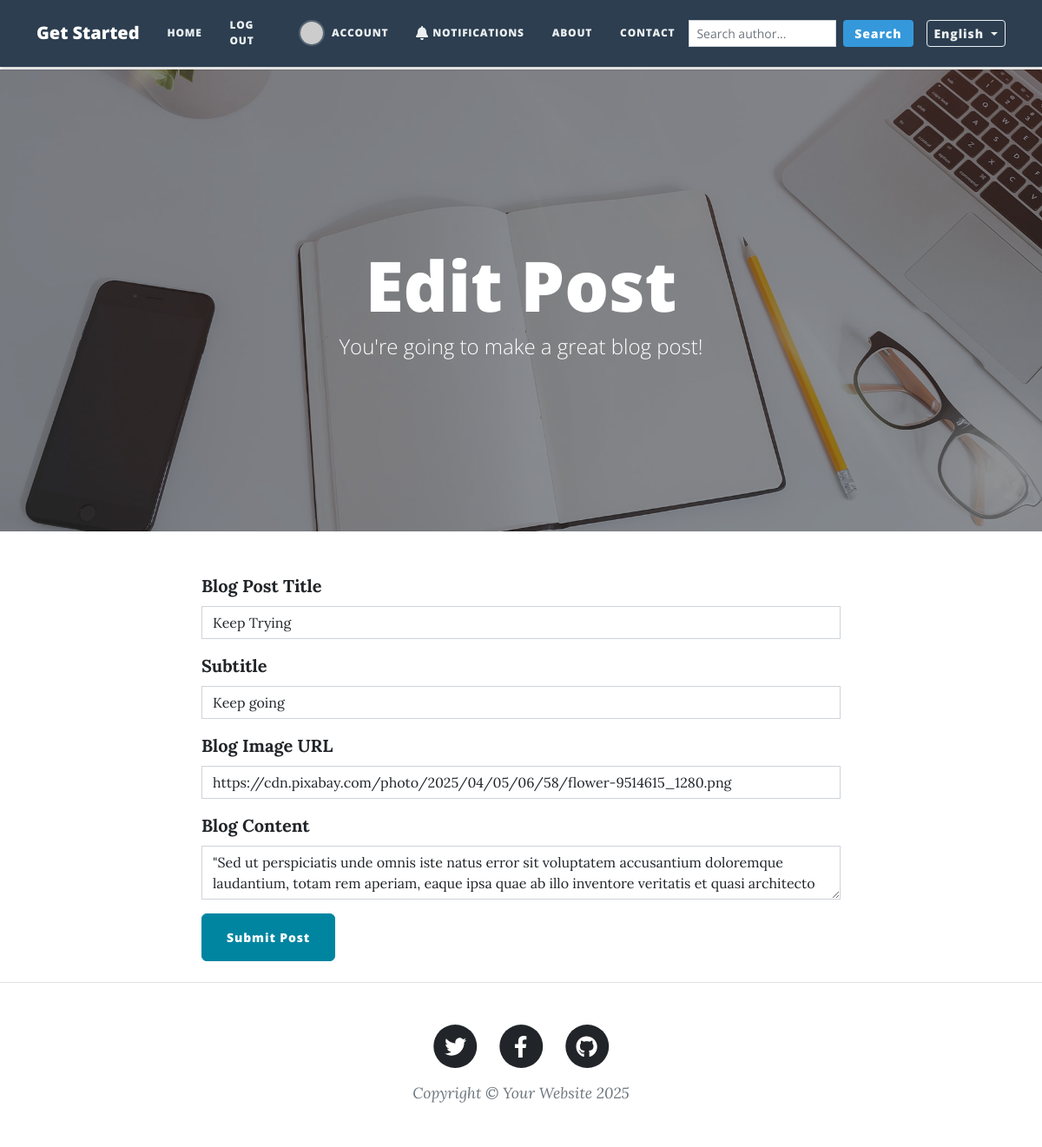
Page /edit-post/1 (signed in) on the earlier database version.
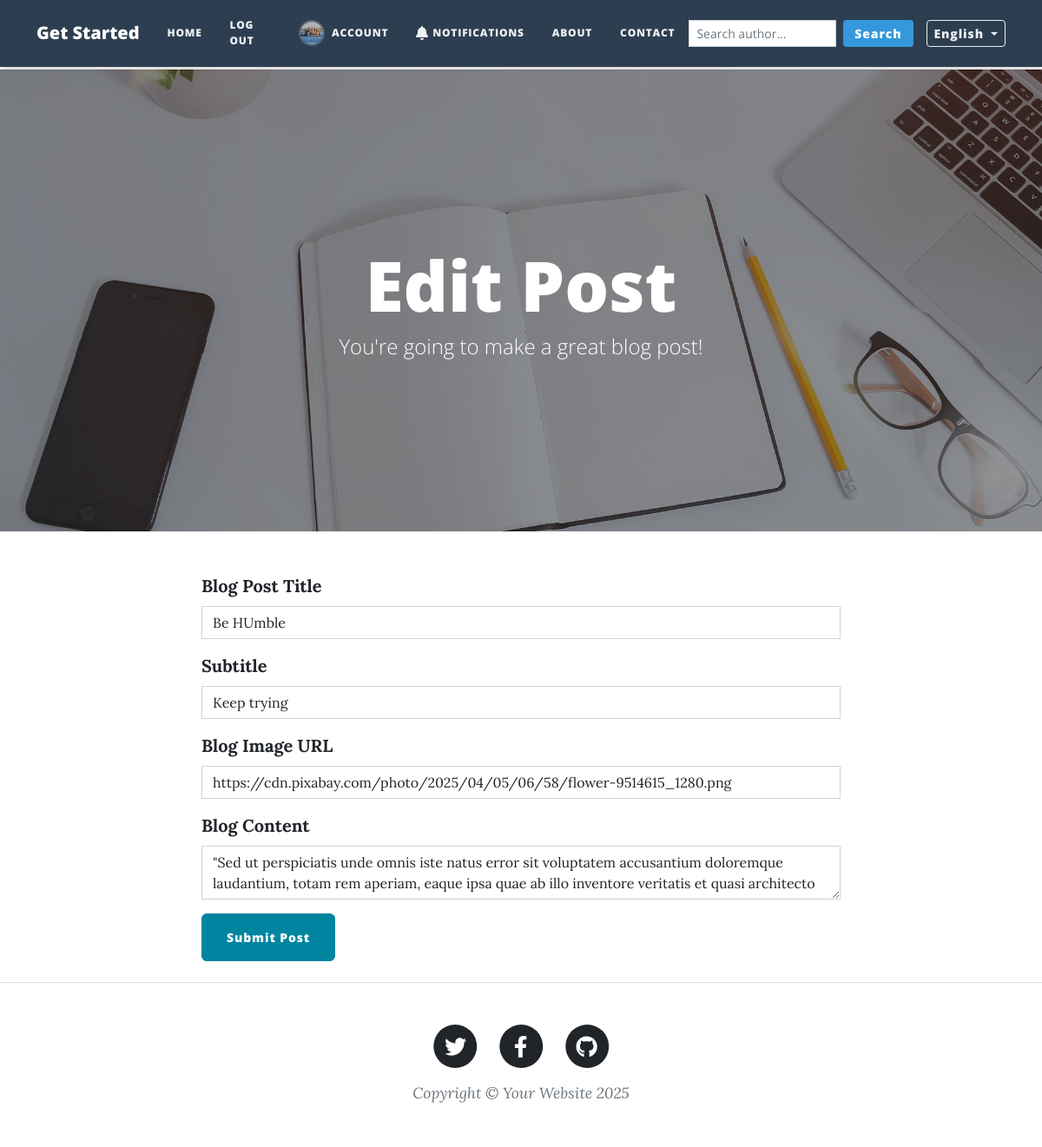
Same page on the later database version.
### main.py (models this page shows, shortened)
class BlogPost(db.Model):
    __tablename__ = "blog_posts"
    id = db.Column(db.Integer, primary_key=True)
    author_id = db.Column(db.Integer, db.ForeignKey("users.id"))
    author = relationship("User", back_populates="posts")
    title = db.Column(db.String(250), unique=True, nullable=False)
    subtitle = db.Column(db.String(250), nullable=False)
    date = db.Column(db.String(250), nullable=False)
    body = db.Column(db.Text, nullable=False)
    img_url = db.Column(db.String(250), nullable=False)
    comments = relationship("Comment", back_populates="parent_post")
    likes = relationship("Like", back_populates="post", cascade="all, delete-orphan")
    tags = relationship('Tag', secondary=post_tags, backref=db.backref('posts', lazy='dynamic'))

class User(UserMixin, db.Model):
    __tablename__ = "users"
    id = db.Column(db.Integer, primary_key=True)
    email = db.Column(db.String(100), unique=True)
    password = db.Column(db.String(100))
    name = db.Column(db.String(100))
    confirmed = db.Column(db.Boolean, default=False)
    receive_notifications = db.Column(db.Boolean, default=True)
    profile_image = db.Column(db.String(250), nullable=True)
    receive_reply_notifications = db.Column(db.Boolean, default=True)
    posts = relationship("BlogPost", back_populates="author")
    comments = relationship("Comment", back_populates="comment_author")
    likes = relationship("Like", back_populates="user", cascade="all, delete-orphan")
    subscribed_tags = db.relationship('Tag', secondary='user_tag_subscriptions', backref='subscribers')

### main.py (the view, shortened to what this page needs)
@app.route("/edit-post/<int:post_id>", methods=["GET", "POST"])
@admin_only
def edit_post(post_id):
    post = db.get_or_404(BlogPost, post_id)
    edit_form = CreatePostForm(
        title=post.title,
        subtitle=post.subtitle,
        img_url=post.img_url,
        author=post.author,
        body=post.body
    )
    return render_template("make-post.html",
                           form=edit_form,
                           is_edit=True,
                           current_user=current_user,
                           get_gravatar_url=get_gravatar_url)

### forms.py
class CreatePostForm(FlaskForm):
    title = StringField("Blog Post Title", validators=[DataRequired()])
    subtitle = StringField("Subtitle", validators=[DataRequired()])
    img_url = StringField("Blog Image URL", validators=[DataRequired(), URL()])
    body = TextAreaField("Blog Content", validators=[DataRequired()])
    submit = SubmitField("Submit Post")

### main.py (called while the page is built)
@login_manager.user_loader
def load_user(user_id):
    return db.session.get(User, int(user_id))

def get_locale():
    if 'lang' in request.args:
        lang = request.args['lang']
        if lang in app.config['LANGUAGES']:
            session['lang'] = lang
            return lang
    if 'lang' in session:
        return session['lang']
    return request.accept_languages.best_match(app.config['LANGUAGES'].keys())

def get_gravatar_url(email, size=100):
    email = email.strip().lower()
    hash_email = hashlib.md5(email.encode('utf-8')).hexdigest()
    return f"https://www.gravatar.com/avatar/{hash_email}?s={size}&d=retro"

def admin_only(f):
    @wraps(f)
    def decorated_function(*args, **kwargs):
        if current_user.id != 1:
            return abort(403)
        return f(*args, **kwargs)
    return decorated_function

### templates/make-post.html (shortened to what this page needs)
{% from "bootstrap5/form.html" import render_form %}
{% block content %}
{% include "header.html" %}
<header
  class="masthead"
  style="background-image: url('../static/assets/img/edit-bg.jpg')"
>
  <div class="container position-relative px-4 px-lg-5">
    <div class="row gx-4 gx-lg-5 justify-content-center">
      <div class="col-md-10 col-lg-8 col-xl-7">
        <div class="page-heading">
          {% if is_edit: %}
          <h1>{{ _("Edit Post") }}</h1>
          {% else: %}
          <h1>{{ _("New Post") }}</h1>
          {% endif %}
          <span class="subheading"
            >{{ _("You're going to make a great blog post!") }}</span
          >
        </div>
      </div>
    </div>
  </div>
</header>
<main class="mb-4">
  <div class="container">
    <div class="row">
      <div class="col-lg-8 col-md-10 mx-auto">
        {{ render_form(form, novalidate=True, button_map={"submit": "primary"}) }}
      </div>
    </div>
  </div>
</main>
{% include "footer.html" %} {% endblock %}

### templates/header.html (shortened to what this page needs)
<!DOCTYPE html>
<html lang="en">
  <head>
    {% block styles %}
    {{ bootstrap.load_css() }}
    <link href="{{ url_for('static', filename='css/styles.css') }}" rel="stylesheet" />
    {% endblock %}
  </head>
  <body>
    <nav class="navbar navbar-expand-lg navbar-dark fixed-top" id="mainNav">
      <div class="container">
        <a class="navbar-brand" href="/">{{ _("Get Started") }}</a>
        <div class="collapse navbar-collapse" id="navbarResponsive">
          <ul class="navbar-nav me-auto">
            <li class="nav-item">
              <a class="nav-link" href="{{ url_for('get_all_posts') }}">{{ _("Home") }}</a>
            </li>
            {% if not current_user.is_authenticated %}
            <li class="nav-item">
              <a class="nav-link" href="{{ url_for('login') }}">{{ _("Login") }}</a>
            </li>
            <li class="nav-item">
              <a class="nav-link" href="{{ url_for('register') }}">{{ _("Register") }}</a>
            </li>
            {% else %}
            <li class="nav-item">
              <a class="nav-link" href="{{ url_for('logout') }}">{{ _("Log Out") }}</a>
            </li>
            <li class="nav-item">
              <a class="nav-link account-section" href="{{ url_for('account') }}">
                <img src="{{ url_for('static', filename='profile_pics/' + current_user.profile_image) if current_user.profile_image else get_gravatar_url(current_user.email, 30) }}"
                     class="rounded-circle account-img">
                <span>{{ _("Account") }}</span>
              </a>
            </li>
            <li class="nav-item">
              <a class="nav-link" href="{{ url_for('notification_preferences') }}">
                <i class="fas fa-bell notification-icon"></i>
                <span>{{ _("Notifications") }}</span>
              </a>
            </li>
            {% endif %}
            <li class="nav-item">
              <a class="nav-link" href="{{ url_for('about') }}">{{ _("About") }}</a>
            </li>
            <li class="nav-item">
              <a class="nav-link" href="{{ url_for('contact') }}">{{ _("Contact") }}</a>
            </li>
          </ul>
          <form class="d-flex search-form" method="GET" action="{{ url_for('search_by_author') }}">
            <input class="form-control form-control-sm me-2"
                   type="search"
                   name="query"
                   placeholder="{{ _('Search author...') }}"
                   aria-label="Search"
                   required>
            <button class="btn search-btn" type="submit">
              {{ _("Search") }}
            </button>
          </form>
          <div class="dropdown language-dropdown">
            <button class="btn btn-sm btn-outline-secondary dropdown-toggle"
                    type="button"
                    id="languageDropdown"
                    data-bs-toggle="dropdown"
                    aria-expanded="false">
              {{ config['LANGUAGES'].get(session.get('lang', 'en'), 'English') }}
            </button>
          </div>
        </div>
      </div>
    </nav>
  </body>
</html>

Differences in the rows shown:
now on this page (row edited): User: profile_image (picture)
changed BlogPost: title "Keep Trying" → "Be HUmble"; subtitle "Keep going" → "Keep trying"
